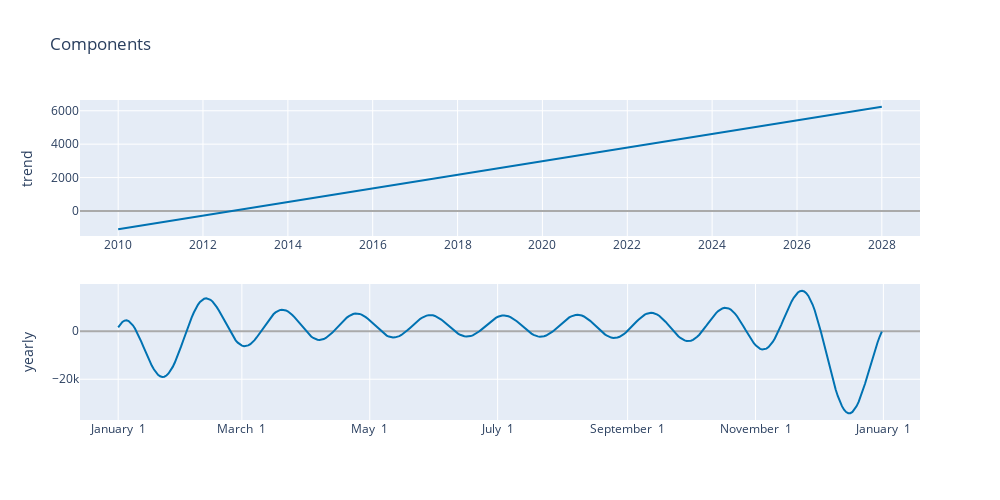

The cell this chart's notebook holds for it:
### Markdown cell above
#### Forecast components

### Code cell
plot_components_plotly(m, forecast).update_layout(height=500, width=1000, title = "Components")

### Figure 1 — Plotly figure (JSON) as saved in the notebook; plotly's stock layout.template omitted (floating-point values rounded to 4 significant figures; data arrays with more than 128 entries replaced by an {"elided": "..."} marker saying what was removed)
{"data": [{"line": {"color": "#0072B2", "width": 2}, "mode": "lines", "name": "trend", "type": "scatter", "x": ["2010-01-01T00:00:00", "2011-01-01T00:00:00", "2012-01-01T00:00:00", "2013-01-01T00:00:00", "2014-01-01T00:00:00", "2015-01-01T00:00:00", "2016-01-01T00:00:00", "2017-01-01T00:00:00", "2018-01-01T00:00:00", "2019-01-01T00:00:00", "2020-01-01T00:00:00", "2021-01-01T00:00:00", "2022-01-01T00:00:00", "2023-01-01T00:00:00", "2024-01-01T00:00:00", "2025-01-01T00:00:00", "2026-01-01T00:00:00", "2027-01-01T00:00:00", "2028-01-01T00:00:00"], "xaxis": "x", "y": [-1088.0, -681.6, -274.9, 132.9, 539.6, 946.2, 1353.0, 1761.0, 2167.0, 2574.0, 2981.0, 3389.0, 3795.0, 4202.0, 4609.0, 5016.0, 5423.0, 5830.0, 6236.0], "yaxis": "y"}, {"line": {"color": "rgba(0, 114, 178, 0.2)", "width": 0}, "mode": "lines", "name": "trend_upper", "type": "scatter", "x": ["2010-01-01T00:00:00", "2011-01-01T00:00:00", "2012-01-01T00:00:00", "2013-01-01T00:00:00", "2014-01-01T00:00:00", "2015-01-01T00:00:00", "2016-01-01T00:00:00", "2017-01-01T00:00:00", "2018-01-01T00:00:00", "2019-01-01T00:00:00", "2020-01-01T00:00:00", "2021-01-01T00:00:00", "2022-01-01T00:00:00", "2023-01-01T00:00:00", "2024-01-01T00:00:00", "2025-01-01T00:00:00", "2026-01-01T00:00:00", "2027-01-01T00:00:00", "2028-01-01T00:00:00"], "xaxis": "x", "y": [-1088.0, -681.6, -274.9, 132.9, 539.6, 946.2, 1353.0, 1761.0, 2167.0, 2574.0, 2981.0, 3389.0, 3795.0, 4202.0, 4609.0, 5016.0, 5423.0, 5830.0, 6236.0], "yaxis": "y"}, {"fill": "tonexty", "fillcolor": "rgba(0, 114, 178, 0.2)", "line": {"color": "rgba(0, 114, 178, 0.2)", "width": 0}, "mode": "lines", "name": "trend_lower", "type": "scatter", "x": ["2010-01-01T00:00:00", "2011-01-01T00:00:00", "2012-01-01T00:00:00", "2013-01-01T00:00:00", "2014-01-01T00:00:00", "2015-01-01T00:00:00", "2016-01-01T00:00:00", "2017-01-01T00:00:00", "2018-01-01T00:00:00", "2019-01-01T00:00:00", "2020-01-01T00:00:00", "2021-01-01T00:00:00", "2022-01-01T00:00:00", "2023-01-01T00:00:00", "2024-01-01T00:00:00", "2025-01-01T00:00:00", "2026-01-01T00:00:00", "2027-01-01T00:00:00", "2028-01-01T00:00:00"], "xaxis": "x", "y": [-1088.0, -681.6, -274.9, 132.9, 539.6, 946.2, 1353.0, 1761.0, 2167.0, 2574.0, 2981.0, 3389.0, 3795.0, 4202.0, 4609.0, 5016.0, 5423.0, 5830.0, 6236.0], "yaxis": "y"}, {"line": {"color": "#0072B2", "width": 2}, "mode": "lines", "name": "yearly", "type": "scatter", "x": {"elided": "365 str values"}, "xaxis": "x2", "y": {"elided": "365 float values"}, "yaxis": "y2"}], "layout": {"height": 500, "showlegend": false, "title": {"text": "Components"}, "width": 1000, "xaxis": {"anchor": "y", "domain": [0, 1], "range": ["2009-02-06T07:12:00", "2028-11-24T16:48:00"], "type": "date"}, "xaxis2": {"anchor": "y2", "domain": [0, 1], "range": ["2016-12-13T18:54:02.958904115", "2018-01-18T11:04:57.863013581"], "tickformat": "%B %e", "type": "date"}, "yaxis": {"anchor": "x", "domain": [0.575, 1], "rangemode": "normal", "title": {"text": "trend"}, "zerolinecolor": "#AAA"}, "yaxis2": {"anchor": "x2", "domain": [0, 0.425], "title": {"text": "yearly"}, "zerolinecolor": "#AAA"}}}
